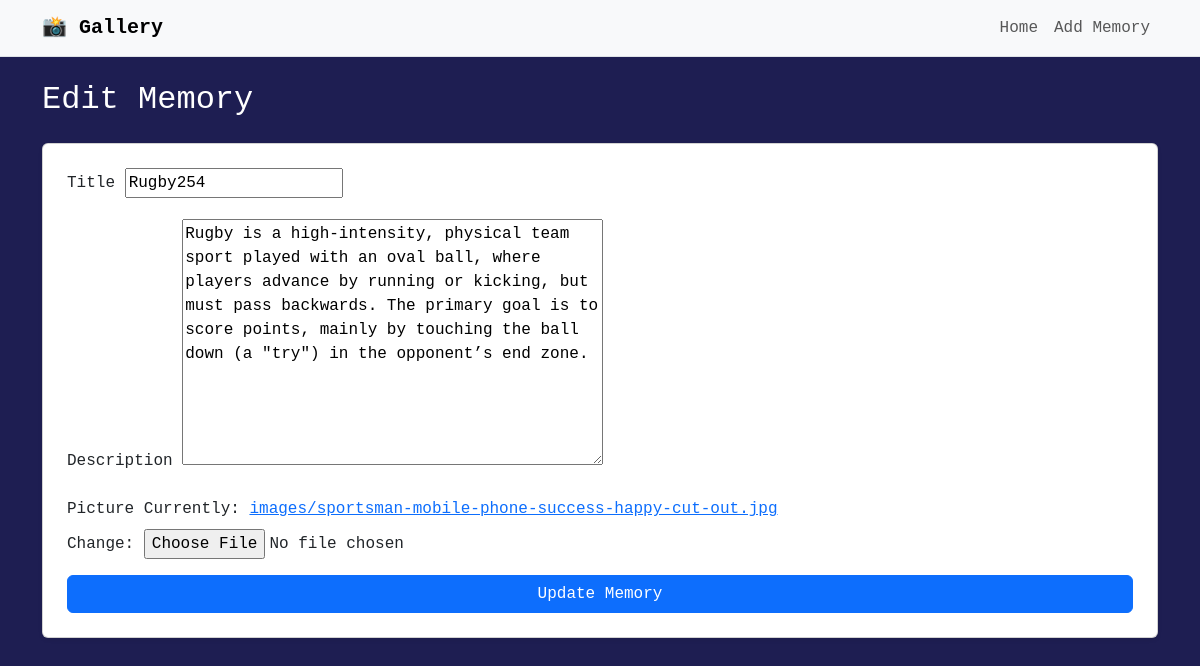
Page /edit/1/ on the committed database.
### gallery/models.py (models this page shows, shortened)
class GalleryItem(models.Model):
  title = models.CharField(max_length=70)
  description = models.TextField()
  created_at = models.DateTimeField(default=timezone.now)
  picture = models.ImageField(upload_to='images/')

### gallery/views.py (the view)
# urls.py: path('edit/<int:pk>/', EditPostV.as_view(), name='edit_post')
class EditPostV(UpdateView):
  model = GalleryItem
  form_class = GalleryForm
  template_name = "gallery/edit_post.html"
  success_url = reverse_lazy('home')

### gallery/forms.py
class GalleryForm(forms.ModelForm):
  class Meta:
    model = GalleryItem
    fields = ['title', 'description', 'picture',]

### gallery/templates/gallery/edit_post.html (shortened to what this page needs)
{% extends 'gallery/base.html' %}
{% block content %}
<h2 class="mb-4">Edit Memory</h2>
<form method="post" enctype="multipart/form-data" class="card p-4 shadow-sm">
  <div class="mb-3">
    <label class="form-label">Title</label>
    {{ form.title }}
  </div>
  <div class="mb-3">
    <label class="form-label">Description</label>
    {{ form.description }}
  </div>
  <div class="mb-3">
    <label class="form-label">Picture</label>
    {{ form.picture }}
  </div>
  <button type="submit" class="btn btn-primary">
    Update Memory
  </button>
</form>
{% endblock content %}

### static/styles/main.css (style rules this page uses)
body { background-color: rgb(30, 30, 82); color: rgb(255, 255, 255); font-family: 'Courier New', Courier, monospace; }

### rows in the picture
GalleryItem: title "Rugby254", description "Rugby is a high-intensity, physical team sport played with an oval ball, where players advance by running or kicking, but must pass backwards. The primary goal is to score points, mainly by touching the ball down (a \"try\") in the opponent’s end zone."
